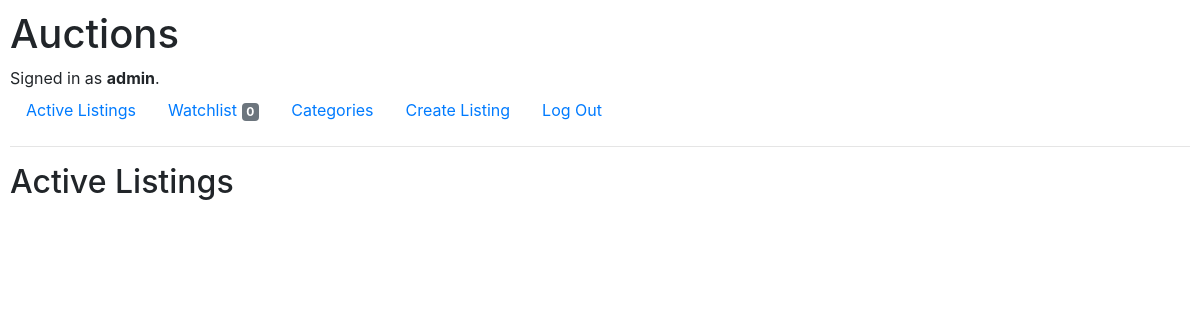
The page / (signed in) on the database as committed earlier.
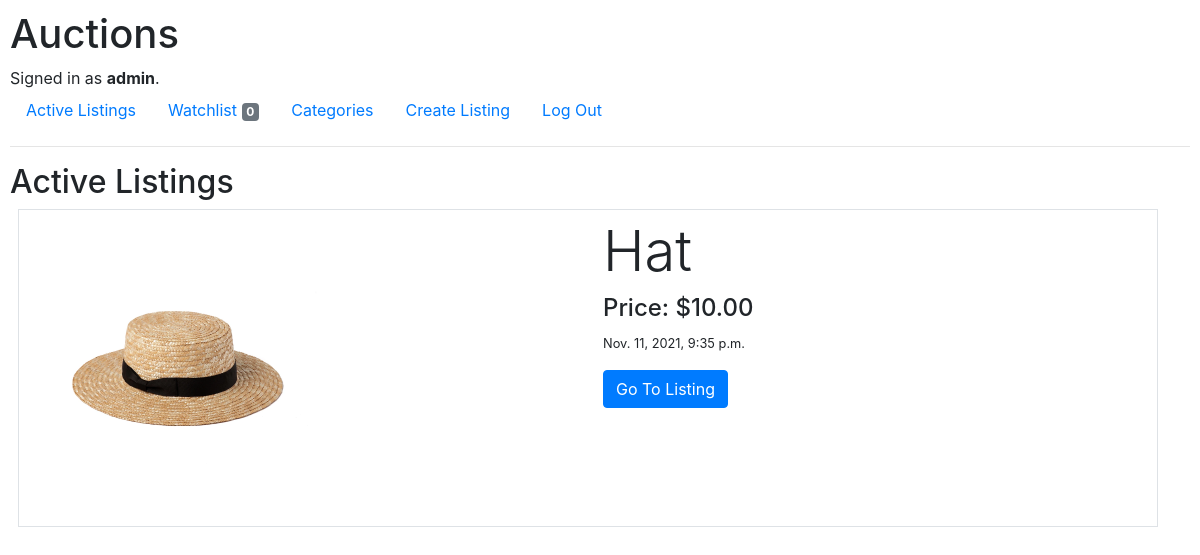
The same page on the database as committed later.
### auctions/models.py (models this page shows, shortened)
class Listing(models.Model):
    item = models.CharField(max_length=64)
    description = models.CharField(max_length=255, blank=True)
    price = models.DecimalField(max_digits=10, decimal_places=2)
    category = models.CharField(max_length=1, choices=CATEGORIES, default=CATEGORIES[5][1])
    time = models.DateTimeField(auto_now_add=True, blank=True)
    closed = models.BooleanField(default=False)
    owner = models.ForeignKey(User, on_delete=models.CASCADE, related_name="owners")
    bids = models.ManyToManyField(Bid, blank=True, related_name="bids")
    comments = models.ManyToManyField(Comment, blank=True, related_name="comments")
    image = models.ImageField(null=True, blank=True)

### auctions/views.py (the view)
# urls.py: path("", views.index, name="index"),
def index(request):
    return render(request, "auctions/index.html", {
        "listings": Listing.objects.all()
    })

### auctions/templates/auctions/index.html
{% extends "auctions/layout.html" %}
{% block body %}
  {% if request.user.is_authenticated %}
    <h2>Active Listings</h2>
      {% for listing in listings %}
        {% if not listing.closed %}
          <div class="container border p-2 m-2">
            <div class="row">
              <div class="col">
                <img src="{{ listing.image.url }}" alt="image" style="width: 300px; height: auto">
              </div>
              <div class="col text-left">
                <h2 class="display-4">{{ listing.item }}</h2>
                <h4>Price: ${{ listing.price }}</h4>
                <p><small>{{ listing.time }}</small></p>
                <a href="{% url 'listing' listing.id %}" type="submit" class="btn btn-primary">Go To Listing</a>
              </div>
            </div>
          </div>
        {% endif %}
      {% endfor %}
  {% endif %}
{% endblock %}

Rows that differ between the two databases and show on the page:
added Listing: image (picture), item "Hat", price "10.00", time "Nov. 11, 2021, 9:35 p.m."
